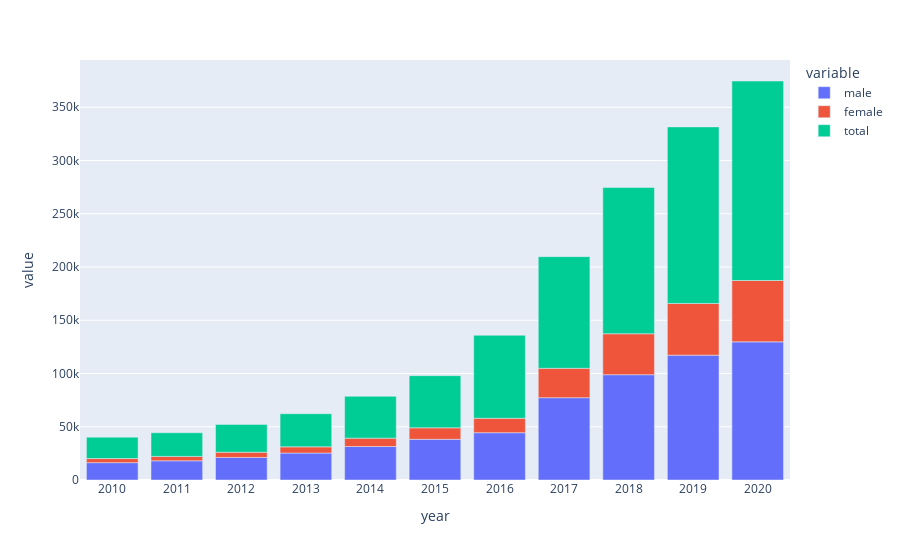

The code cell stored with this chart in its notebook:
### Code cell
import plotly.express as px
# Chuẩn bị data

df.info()
print(df)

fig = px.bar(df,x ='year',y=['male','female','total'])
fig.update_xaxes(type='category')
fig.show()

### Figure 1 — Plotly figure (JSON) as saved in the notebook; plotly's stock layout.template omitted (floating-point values rounded to 4 significant figures)
{"data": [{"alignmentgroup": "True", "hovertemplate": "variable=male<br>year=%{x}<br>value=%{y}<extra></extra>", "legendgroup": "male", "marker": {"color": "#636efa", "pattern": {"shape": ""}}, "name": "male", "offsetgroup": "male", "orientation": "v", "showlegend": true, "textposition": "auto", "type": "bar", "x": [2010, 2011, 2012, 2013, 2014, 2015, 2016, 2017, 2018, 2019, 2020], "xaxis": "x", "y": [16293, 18019, 21210, 25310, 31432, 38216, 44431, 77289, 98882, 117221, 129707], "yaxis": "y"}, {"alignmentgroup": "True", "hovertemplate": "variable=female<br>year=%{x}<br>value=%{y}<extra></extra>", "legendgroup": "female", "marker": {"color": "#EF553B", "pattern": {"shape": ""}}, "name": "female", "offsetgroup": "female", "orientation": "v", "showlegend": true, "textposition": "auto", "type": "bar", "x": [2010, 2011, 2012, 2013, 2014, 2015, 2016, 2017, 2018, 2019, 2020], "xaxis": "x", "y": [3827, 4157, 4893, 5807, 7846, 10778, 13506, 27590, 38438, 48569, 57624], "yaxis": "y"}, {"alignmentgroup": "True", "hovertemplate": "variable=total<br>year=%{x}<br>value=%{y}<extra></extra>", "legendgroup": "total", "marker": {"color": "#00cc96", "pattern": {"shape": ""}}, "name": "total", "offsetgroup": "total", "orientation": "v", "showlegend": true, "textposition": "auto", "type": "bar", "x": [2010, 2011, 2012, 2013, 2014, 2015, 2016, 2017, 2018, 2019, 2020], "xaxis": "x", "y": [20120, 22176, 26103, 31117, 39278, 48994, 77937, 104849, 137320, 165790, 187331], "yaxis": "y"}], "layout": {"barmode": "relative", "legend": {"title": {"text": "variable"}, "tracegroupgap": 0}, "margin": {"t": 60}, "xaxis": {"anchor": "y", "domain": [0, 1], "title": {"text": "year"}, "type": "category"}, "yaxis": {"anchor": "x", "domain": [0, 1], "title": {"text": "value"}}}}
